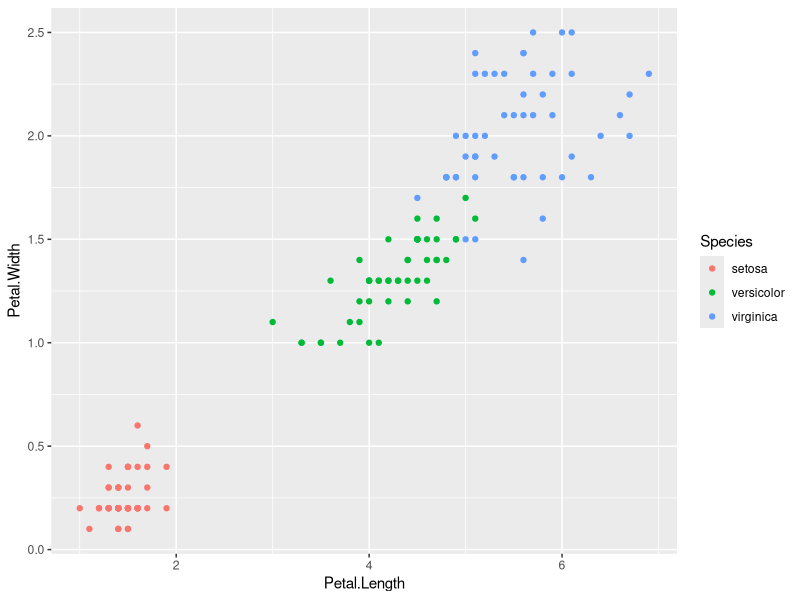
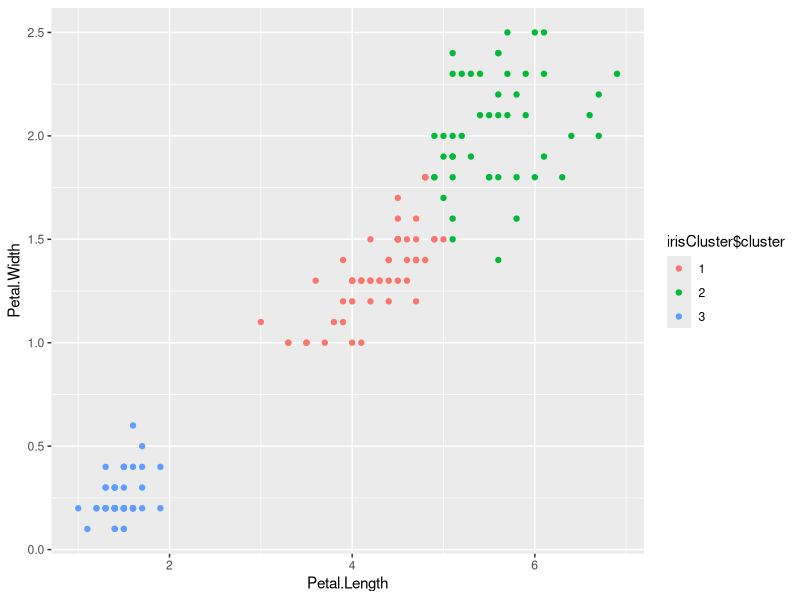

Recreate these plots in R, in order.
## ---- chunk 1
library(datasets)
head(iris)
## ---- chunk 2
library(ggplot2)
ggplot(iris, aes(Petal.Length, Petal.Width, color = Species)) + geom_point()
## ---- chunk 3
set.seed(20)
irisCluster <- kmeans(iris[, 3:4], 3, nstart = 20)
irisCluster
## ---- chunk 4
table(irisCluster$cluster, iris$Species)
## ---- chunk 5
irisCluster$cluster <- as.factor(irisCluster$cluster)
ggplot(iris, aes(Petal.Length, Petal.Width, color = irisCluster$cluster)) + geom_point()
